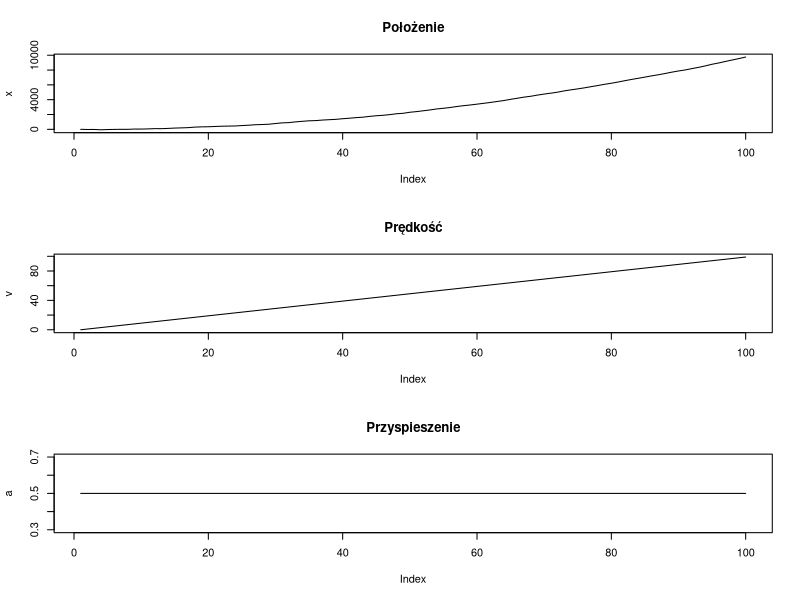
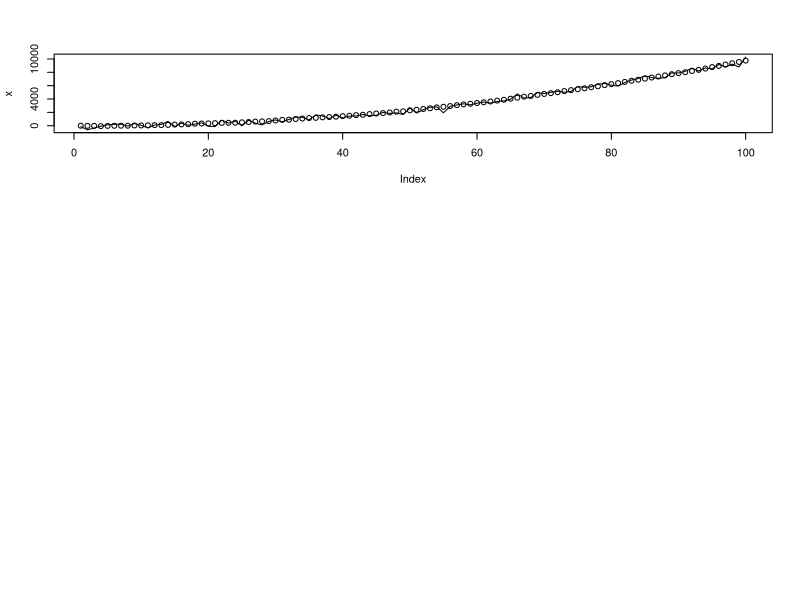

Write the R code that produced these figures, in order.
## R
## Zajmujemy się lotem rakiety przez 100 pierwszych jednostek czasu
ts.length <- 100
## Ruch napędzany jest przez przyspieszenie
a <- rep(0.5, ts.length)
## Zarówno pozycja jak i prędkość wynoszą początkowo zero
x <- rep(0, ts.length)
v <- rep(0, ts.length)
for (ts in 2:ts.length) {
  x[ts] <- v[ts - 1] * 2 + x[ts - 1] + 1/2 * a[ts-1] ^ 2
  x[ts] <- x[ts] + rnorm(1, sd = 20) ## składnik losowy
  v[ts] <- v[ts - 1] + 2 * a[ts-1]
}

## R
par(mfrow = c(3, 1))
plot(x,            main = "Położenie",     type = 'l')
plot(v,            main = "Prędkość",     type = 'l')
plot(a, main = "Przyspieszenie", type = 'l')

## R
z <- x + rnorm(ts.length, sd = 300)
plot(x, ylim = range(c(x, z)))
lines(z)

## R
kalman.motion <- function(z, Q, R, A, H) {
  dimState = dim(Q)[1] 
  xhatminus <- array(rep(0, ts.length * dimState), c(ts.length, dimState))
  xhat <- array(rep(0, ts.length * dimState), c(ts.length, dimState))
  Pminus <- array(rep(0, ts.length * dimState * dimState), c(ts.length, dimState, dimState))
  P <- array(rep(0, ts.length * dimState * dimState), c(ts.length, dimState, dimState))
  
  K <- array(rep(0, ts.length * dimState), c(ts.length, dimState)) # Wzmocnienie Kalmana
  
  # Założenie początkowe, zaczynamy od zera dla każdego z parametrów
  xhat[1, ] <- rep(0, dimState)
  P[1, , ] <- diag(dimState)
  
  for (k in 2:ts.length) {
    # Zmiana czasu
    xhatminus[k, ] <- A %*% matrix(xhat[k-1, ])
    Pminus[k, , ] <- A %*% P[k-1, , ] %*% t(A) + Q
    K[k, ] <- Pminus[k, , ] %*% H %*% solve( t(H) %*% Pminus[k, , ] %*% H + R )
    xhat[k, ] <- xhatminus[k, ] + K[k, ] %*% (z[k]- t(H) %*% xhatminus[k, ])
    P[k, , ] <- (diag(dimState)-K[k,] %*% t(H)) %*% Pminus[k, , ]
    }
  ## zwracamy zarówno prognozę, jak i wygładzone wartości 
  return(list(xhat = xhat, xhatminus = xhatminus))
}

## R
## Parametry szumów
R <- 10^2
## Wariancja pomiaru musi zostać ustalona
## Biorąc pod uwagę fizyczne ograniczenia aparatury pomiarowej ustalamy
## jej wartość na taka samą jak ta dodana do składnika x podczas jego generowania

## Wariancja procesu jest najczęściej uznawana za hiperparametr,
## którego wartość dopasowuje się tak aby zwiększyć wydajność modelu
Q <- 10
## Parametry dynamiczne
A <- matrix(1) ## x_t = A * x_t-1 (w jaki sposób poprzednie wartości x wpływają na obecną)
H <- matrix(1) ## y_t = H * x_t (przekształcenie stanu w pomiar)

## Wywołanie metody implementującej filtr Kalmana
xhat <- kalman.motion(z, diag(1) * Q, R, A, H)[[1]]


